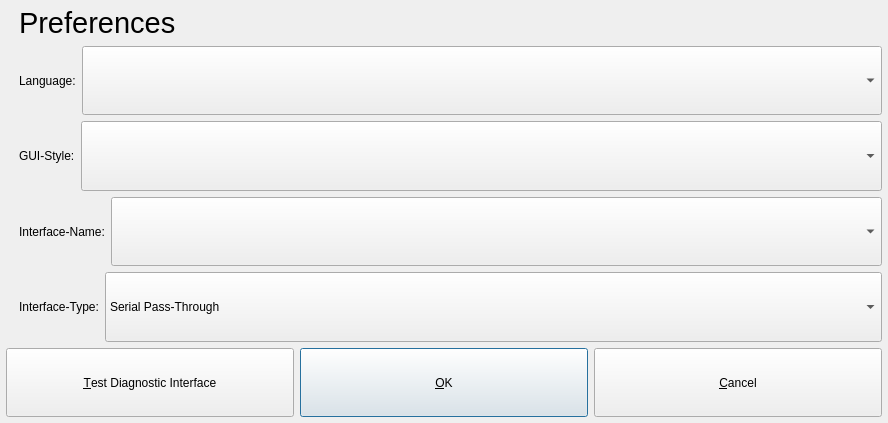
<?xml version="1.0" encoding="UTF-8"?>
<ui version="4.0">
 <class>Preferences_Dialog</class>
 <widget class="QDialog" name="Preferences_Dialog">
  <property name="windowModality">
   <enum>Qt::NonModal</enum>
  </property>
  <property name="geometry">
   <rect>
    <x>0</x>
    <y>0</y>
    <width>888</width>
    <height>423</height>
   </rect>
  </property>
  <property name="sizePolicy">
   <sizepolicy hsizetype="Expanding" vsizetype="Expanding">
    <horstretch>0</horstretch>
    <verstretch>0</verstretch>
   </sizepolicy>
  </property>
  <property name="minimumSize">
   <size>
    <width>0</width>
    <height>0</height>
   </size>
  </property>
  <property name="maximumSize">
   <size>
    <width>16777215</width>
    <height>16777215</height>
   </size>
  </property>
  <property name="font">
   <font>
    <family>Liberation Sans</family>
   </font>
  </property>
  <property name="windowTitle">
   <string>Preferences</string>
  </property>
  <property name="sizeGripEnabled">
   <bool>false</bool>
  </property>
  <property name="modal">
   <bool>true</bool>
  </property>
  <layout class="QGridLayout" name="gridLayout_3">
   <property name="leftMargin">
    <number>6</number>
   </property>
   <property name="topMargin">
    <number>6</number>
   </property>
   <property name="rightMargin">
    <number>6</number>
   </property>
   <property name="bottomMargin">
    <number>6</number>
   </property>
   <item row="3" column="0">
    <layout class="QGridLayout" name="gridLayout_10">
     <item row="0" column="0">
      <widget class="QLabel" name="interfaceNameIcon_label">
       <property name="sizePolicy">
        <sizepolicy hsizetype="Minimum" vsizetype="Minimum">
         <horstretch>0</horstretch>
         <verstretch>0</verstretch>
        </sizepolicy>
       </property>
       <property name="text">
        <string/>
       </property>
       <property name="pixmap">
        <pixmap resource="../../resources/FreeSSM.qrc">:/icons/chrystal/22x22/input_devices_settings.png</pixmap>
       </property>
      </widget>
     </item>
     <item row="0" column="2">
      <widget class="QComboBox" name="interfaceName_comboBox">
       <property name="sizePolicy">
        <sizepolicy hsizetype="Expanding" vsizetype="Expanding">
         <horstretch>0</horstretch>
         <verstretch>0</verstretch>
        </sizepolicy>
       </property>
      </widget>
     </item>
     <item row="0" column="1">
      <widget class="QLabel" name="interfaceName_label">
       <property name="sizePolicy">
        <sizepolicy hsizetype="Minimum" vsizetype="Minimum">
         <horstretch>0</horstretch>
         <verstretch>0</verstretch>
        </sizepolicy>
       </property>
       <property name="text">
        <string>Interface-Name:</string>
       </property>
      </widget>
     </item>
    </layout>
   </item>
   <item row="0" column="0">
    <layout class="QGridLayout" name="gridLayout_5">
     <item row="0" column="0">
      <widget class="QLabel" name="label_4">
       <property name="sizePolicy">
        <sizepolicy hsizetype="Minimum" vsizetype="Minimum">
         <horstretch>0</horstretch>
         <verstretch>0</verstretch>
        </sizepolicy>
       </property>
       <property name="text">
        <string/>
       </property>
       <property name="pixmap">
        <pixmap resource="../../resources/FreeSSM.qrc">:/icons/oxygen/32x32/preferences-system.png</pixmap>
       </property>
       <property name="scaledContents">
        <bool>true</bool>
       </property>
      </widget>
     </item>
     <item row="0" column="1">
      <widget class="QLabel" name="title_label">
       <property name="sizePolicy">
        <sizepolicy hsizetype="Expanding" vsizetype="Minimum">
         <horstretch>0</horstretch>
         <verstretch>0</verstretch>
        </sizepolicy>
       </property>
       <property name="font">
        <font>
         <pointsize>22</pointsize>
        </font>
       </property>
       <property name="text">
        <string>Preferences</string>
       </property>
       <property name="scaledContents">
        <bool>false</bool>
       </property>
      </widget>
     </item>
    </layout>
   </item>
   <item row="2" column="0">
    <layout class="QGridLayout" name="gridLayout_8">
     <item row="0" column="0">
      <widget class="QLabel" name="guiStyleIcon_label">
       <property name="sizePolicy">
        <sizepolicy hsizetype="Minimum" vsizetype="Minimum">
         <horstretch>0</horstretch>
         <verstretch>0</verstretch>
        </sizepolicy>
       </property>
       <property name="text">
        <string/>
       </property>
       <property name="pixmap">
        <pixmap resource="../../resources/FreeSSM.qrc">:/icons/oxygen/22x22/preferences-desktop-theme.png</pixmap>
       </property>
      </widget>
     </item>
     <item row="0" column="1">
      <widget class="QLabel" name="guistyle_label">
       <property name="sizePolicy">
        <sizepolicy hsizetype="Minimum" vsizetype="Minimum">
         <horstretch>0</horstretch>
         <verstretch>0</verstretch>
        </sizepolicy>
       </property>
       <property name="text">
        <string>GUI-Style:</string>
       </property>
      </widget>
     </item>
     <item row="0" column="2">
      <widget class="QComboBox" name="guistyle_comboBox">
       <property name="sizePolicy">
        <sizepolicy hsizetype="Expanding" vsizetype="Expanding">
         <horstretch>0</horstretch>
         <verstretch>0</verstretch>
        </sizepolicy>
       </property>
      </widget>
     </item>
    </layout>
   </item>
   <item row="5" column="0">
    <layout class="QGridLayout" name="gridLayout_11">
     <item row="1" column="1">
      <widget class="QPushButton" name="ok_pushButton">
       <property name="sizePolicy">
        <sizepolicy hsizetype="Expanding" vsizetype="Expanding">
         <horstretch>0</horstretch>
         <verstretch>0</verstretch>
        </sizepolicy>
       </property>
       <property name="text">
        <string>&amp;OK</string>
       </property>
      </widget>
     </item>
     <item row="1" column="0">
      <widget class="QPushButton" name="testinterface_pushButton">
       <property name="sizePolicy">
        <sizepolicy hsizetype="Expanding" vsizetype="Expanding">
         <horstretch>0</horstretch>
         <verstretch>0</verstretch>
        </sizepolicy>
       </property>
       <property name="text">
        <string>&amp;Test Diagnostic Interface</string>
       </property>
       <property name="icon">
        <iconset resource="../../resources/FreeSSM.qrc">
         <normaloff>:/icons/oxygen/32x32/fork.png</normaloff>:/icons/oxygen/32x32/fork.png</iconset>
       </property>
       <property name="iconSize">
        <size>
         <width>24</width>
         <height>24</height>
        </size>
       </property>
      </widget>
     </item>
     <item row="1" column="2">
      <widget class="QPushButton" name="cancel_pushButton">
       <property name="sizePolicy">
        <sizepolicy hsizetype="Expanding" vsizetype="Expanding">
         <horstretch>0</horstretch>
         <verstretch>0</verstretch>
        </sizepolicy>
       </property>
       <property name="text">
        <string>&amp;Cancel</string>
       </property>
      </widget>
     </item>
    </layout>
   </item>
   <item row="4" column="0">
    <layout class="QGridLayout" name="gridLayout_9">
     <item row="0" column="1">
      <widget class="QLabel" name="interfaceType_label">
       <property name="sizePolicy">
        <sizepolicy hsizetype="Minimum" vsizetype="Minimum">
         <horstretch>0</horstretch>
         <verstretch>0</verstretch>
        </sizepolicy>
       </property>
       <property name="text">
        <string>Interface-Type:</string>
       </property>
      </widget>
     </item>
     <item row="0" column="0">
      <widget class="QLabel" name="interfaceTypeIcon_label">
       <property name="sizePolicy">
        <sizepolicy hsizetype="Minimum" vsizetype="Minimum">
         <horstretch>0</horstretch>
         <verstretch>0</verstretch>
        </sizepolicy>
       </property>
       <property name="text">
        <string/>
       </property>
       <property name="pixmap">
        <pixmap resource="../../resources/FreeSSM.qrc">:/icons/chrystal/22x22/hardware.png</pixmap>
       </property>
      </widget>
     </item>
     <item row="0" column="2">
      <widget class="QComboBox" name="interfaceType_comboBox">
       <property name="sizePolicy">
        <sizepolicy hsizetype="Expanding" vsizetype="Expanding">
         <horstretch>0</horstretch>
         <verstretch>0</verstretch>
        </sizepolicy>
       </property>
       <item>
        <property name="text">
         <string>Serial Pass-Through</string>
        </property>
       </item>
       <item>
        <property name="text">
         <string>SAE-J2534 Pass-Through</string>
        </property>
       </item>
       <item>
        <property name="text">
         <string>AT-command controlled (ELM / AGV / Diamex)</string>
        </property>
       </item>
      </widget>
     </item>
    </layout>
   </item>
   <item row="1" column="0">
    <layout class="QGridLayout" name="gridLayout_6">
     <item row="0" column="0">
      <widget class="QLabel" name="langIcon_label">
       <property name="sizePolicy">
        <sizepolicy hsizetype="Minimum" vsizetype="Minimum">
         <horstretch>0</horstretch>
         <verstretch>0</verstretch>
        </sizepolicy>
       </property>
       <property name="text">
        <string/>
       </property>
       <property name="pixmap">
        <pixmap resource="../../resources/FreeSSM.qrc">:/icons/oxygen/22x22/preferences-desktop-locale.png</pixmap>
       </property>
      </widget>
     </item>
     <item row="0" column="1">
      <widget class="QLabel" name="language_label">
       <property name="sizePolicy">
        <sizepolicy hsizetype="Minimum" vsizetype="Minimum">
         <horstretch>0</horstretch>
         <verstretch>0</verstretch>
        </sizepolicy>
       </property>
       <property name="text">
        <string>Language:</string>
       </property>
       <property name="scaledContents">
        <bool>false</bool>
       </property>
      </widget>
     </item>
     <item row="0" column="2">
      <widget class="QComboBox" name="language_comboBox">
       <property name="sizePolicy">
        <sizepolicy hsizetype="Expanding" vsizetype="Expanding">
         <horstretch>0</horstretch>
         <verstretch>0</verstretch>
        </sizepolicy>
       </property>
      </widget>
     </item>
    </layout>
   </item>
  </layout>
 </widget>
 <resources>
  <include location="../../resources/FreeSSM.qrc"/>
 </resources>
 <connections/>
</ui>
